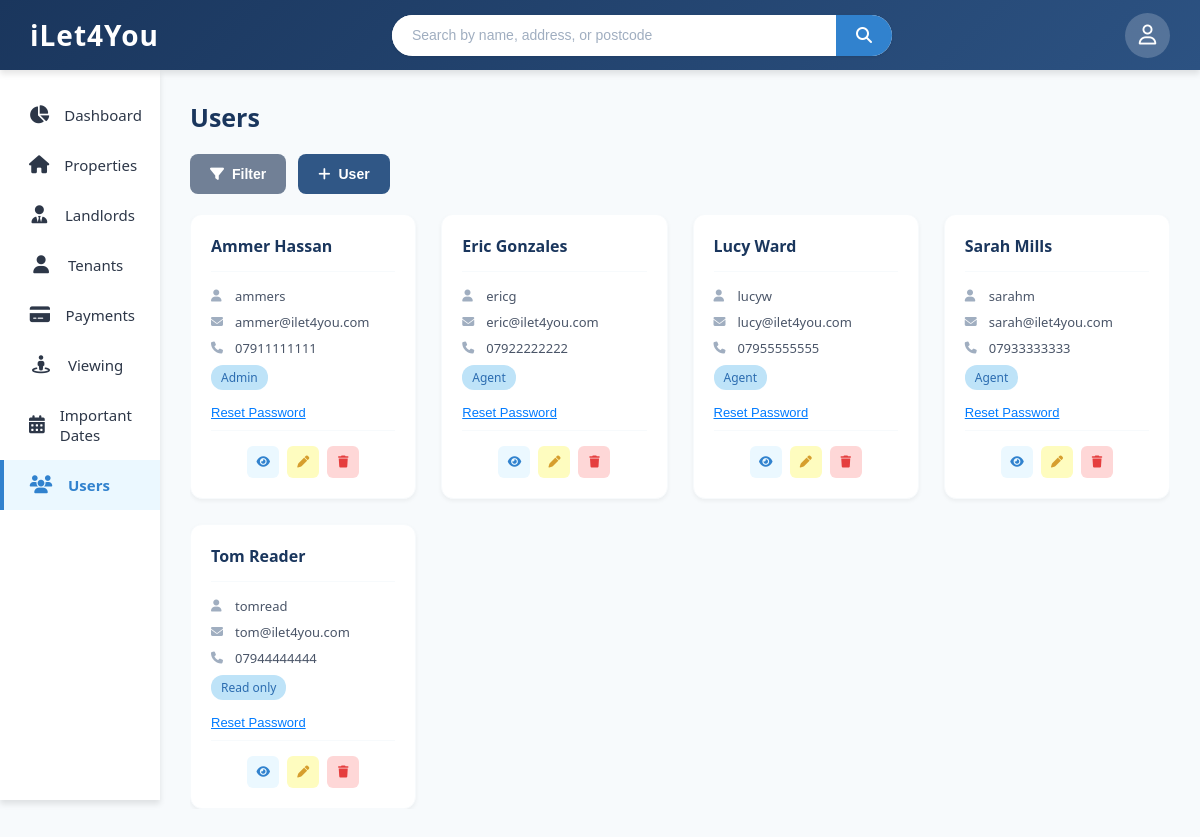
/users.php, run on an earlier commit of the app's database.
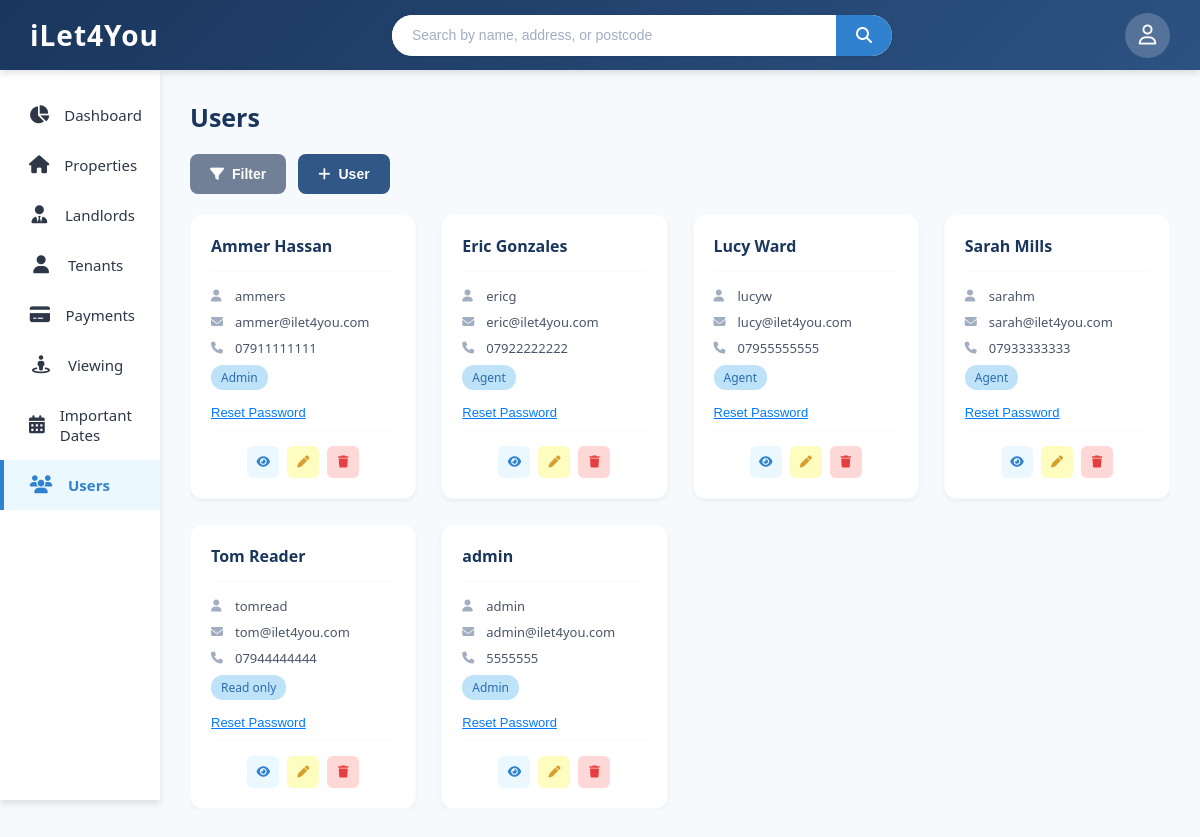
And on a later commit of the database.
### tables this page shows
CREATE TABLE users (
    user_id INTEGER PRIMARY KEY AUTOINCREMENT,
    username TEXT NOT NULL,
    name TEXT NOT NULL,
    phone TEXT NOT NULL,
    email TEXT NOT NULL,
    password TEXT NOT NULL,
    password_reset_date TEXT NOT NULL,
    id_number TEXT NOT NULL,
    id_expiry_date TEXT NOT NULL,
    role TEXT NOT NULL,
    archived INTEGER NOT NULL,
    date_archived TEXT
);

### users.php (the view, shortened to what this page needs)
<?php
$dbPath = __DIR__ . '/database.db';
try {
    $pdo = new PDO('sqlite:' . $dbPath);
    $pdo->setAttribute(PDO::ATTR_ERRMODE, PDO::ERRMODE_EXCEPTION);
} catch (PDOException $e) {
    die('DB connection failed: ' . $e->getMessage());
}
$stmt = $pdo->query("
    SELECT
        user_id,
        username,
        name,
        email,
        phone,
        role
    FROM users
    WHERE archived = 0
    ORDER BY name
");
$users = $stmt->fetchAll(PDO::FETCH_ASSOC);
?>
<!DOCTYPE html>
<html lang="en">
<head>
    <link rel="stylesheet" href="https://cdnjs.cloudflare.com/ajax/libs/font-awesome/6.5.1/css/all.min.css">
    <link rel="stylesheet" href="style.css">
    <link rel="stylesheet" href="tables.css">
</head>
<body onload="CallNavbar(); loadModals();">
    <main class="main-content">
        <h1 class="page-title">Users</h1>
        <div class="main-container">
            <div class="controls-row">
                <button class="btn-filter-toggle" id="filterToggle" onclick="toggleFilter()">
                    <i class="fa-solid fa-filter"></i> Filter
                </button>
                <button class="btn-add blue" onclick="openAddUserModal()">
                    <i class="fa-solid fa-plus"></i> User
                </button>
            </div>
            <div class="cards-container">
                <div class="cards-grid" id="usersGrid">
<?php foreach ($users as $user):
    $roleDisplay = ucfirst(str_replace('_', ' ', $user['role']));
?>
                    <div class="card" data-name="<?= strtolower($user['name']) ?>" data-role="<?= htmlspecialchars($user['role']) ?>">
                        <div class="card-header">
                            <div class="card-name"><?= htmlspecialchars($user['name']) ?></div>
                        </div>
                        <div class="card-body">
                            <div class="card-detail">
                                <i class="fa-solid fa-user"></i>
                                <span><?= htmlspecialchars($user['username']) ?></span>
                            </div>
                            <div class="card-detail">
                                <i class="fa-solid fa-envelope"></i>
                                <span><?= htmlspecialchars($user['email']) ?></span>
                            </div>
                            <div class="card-detail">
                                <i class="fa-solid fa-phone"></i>
                                <span><?= htmlspecialchars($user['phone']) ?></span>
                            </div>
                            <span class="blue-badge"><?= htmlspecialchars($roleDisplay) ?></span>
                            <form method="POST" style="display:inline;">
                                <button type="submit" class="reset-password-link" style="border:none;background:none;color:#007bff;cursor:pointer;text-decoration:underline;"
                                    onclick="return confirm('Reset password for <?= htmlspecialchars($user['name']) ?>?')">
                                    Reset Password
                                </button>
                            </form>
                        </div>
                        <div class="action-buttons">
                            <button class="action-btn action-btn-view" title="View" onclick="viewUser(this)">
                                <i class="fa-solid fa-eye"></i>
                            </button>
                            <button class="action-btn action-btn-edit" title="Edit" onclick="editUser(this)">
                                <i class="fa-solid fa-pen"></i>
                            </button>
                            <form method="POST" style="display:inline;">
                                <button type="submit" class="action-btn action-btn-delete" title="Archive"
                                    onclick="return confirm('Archive this user?\n<?= htmlspecialchars($user['name']) ?>')">
                                    <i class="fa-solid fa-trash"></i>
                                </button>
                            </form>
                        </div>
                    </div>
<?php endforeach; ?>
                </div>
            </div>
        </div>
    </main>
</body>
</html>

### style.css (style rules this page uses)
body { font-family: 'Segoe UI', Tahoma, Geneva, Verdana, sans-serif; background: #f7fafc; color: #2d3748; min-height: 100vh; }
* { margin: 0; padding: 0; box-sizing: border-box; }
.main-content { margin-top: 70px; margin-left: 160px; padding: 30px; min-height: calc(100vh - 70px); max-width: calc(100vw - 160px); overflow-x: hidden; }
.page-title { font-size: 25px; font-weight: 700; color: #1a365d; margin-bottom: 20px; }

### tables.css (style rules this page uses)
.main-container { width: 100%; max-width: 100%; margin: 0 auto; }
.controls-row { display: flex; align-items: center; gap: 12px; margin-bottom: 20px; flex-wrap: wrap; }
.btn-filter-toggle { background: #718096; color: #ffffff; border: none; padding: 12px 20px; border-radius: 8px; font-size: 14px; font-weight: 600; cursor: pointer; transition: all 0.3s ease; display: flex; align-items: center; gap: 8px; white-space: nowrap; }
.btn-add { padding: 12px 20px; border-radius: 8px; font-size: 14px; font-weight: 600; cursor: pointer; transition: all 0.3s ease; display: flex; align-items: center; gap: 8px; border: none; white-space: nowrap; }
.btn-add.blue { background: #305786; color: #ffffff; }
.action-buttons { display: flex; gap: 8px; justify-content: center; }
.action-btn { width: 32px; height: 32px; border: none; border-radius: 6px; cursor: pointer; display: flex; align-items: center; justify-content: center; transition: all 0.2s ease; font-size: 12px; }
.action-btn-view { background: #ebf8ff; color: #3182ce; }
.action-btn-edit { background: #fefcbf; color: #d69e2e; }
.action-btn-delete { background: #fed7d7; color: #e53e3e; }
@media (max-width: 1200px) { .controls-row { flex-wrap: wrap; } }
.cards-container { overflow: hidden; padding: 0px; }
.cards-grid { display: grid; grid-template-columns: repeat(4, 1fr); gap: 25px; }
.card { background: #ffffff; border-radius: 12px; box-shadow: 0 2px 4px rgba(0, 0, 0, 0.05); padding: 20px; transition: all 0.2s ease; border: 1px solid #f7fafc; height: 100%; display: flex; flex-direction: column; }
.card-header { margin-bottom: 15px; border-bottom: 1px solid #f7fafc; padding-bottom: 12px; }
.card-name { font-size: 16px; font-weight: 600; color: #1a365d; margin-bottom: 2px; }
.card-body { flex: 1; margin-bottom: auto; }
.card-detail { display: flex; align-items: center; gap: 8px; font-size: 13px; color: #4a5568; margin-bottom: 8px; }
.card-detail i { color: #a0aec0; width: 16px; font-size: 12px; }
.blue-badge { background: #bee3f8; color: #2b6cb0; padding: 4px 10px; border-radius: 12px; font-size: 12px; font-weight: 500; margin-bottom: 15px; display: inline-block; }
.card .action-buttons { margin-top: auto; padding-top: 15px; border-top: 1px solid #f7fafc; }
.reset-password-link { color: #3182ce; font-size: 13px; text-decoration: underline; cursor: pointer; display: block; text-align: center; margin-bottom: 10px; transition: color 0.2s ease; }

What changed in the data, as far as the page shows it:
added users: name "admin", username "admin", email "admin@ilet4you.com", phone "5555555", role "Admin"
